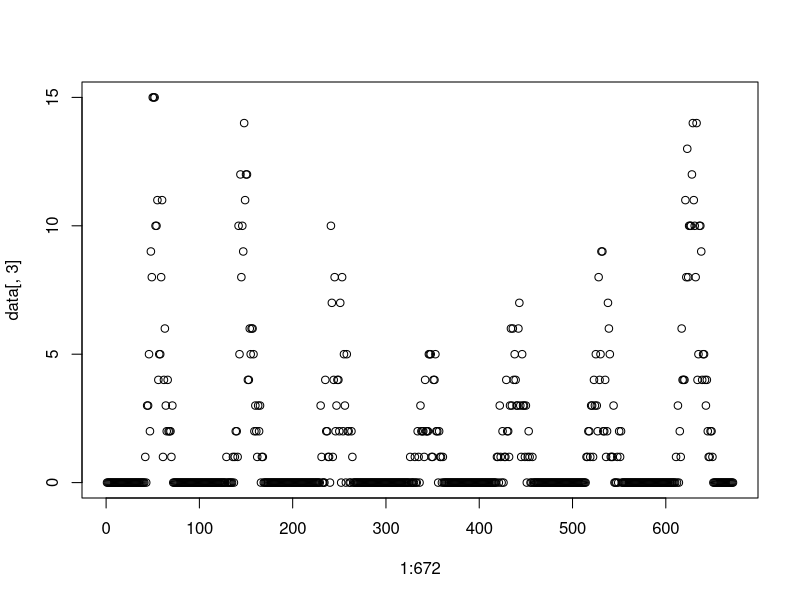

The R source for this figure: (Note: this script raises an error after producing the figure.)
## ---- chunk 1
knitr::opts_chunk$set(echo = TRUE)
## ---- chunk 2
data<-read.csv2("data_interventions_marathon.csv", header = T, sep = ";")[,1:3]
# data<-ts(data)
## ---- chunk 3
plot.ts(1:672, data[,3])
par(mfrow=c(7,1))
for(i in 1:7){
  d = data[i:i*96, ]
  plot()
}
